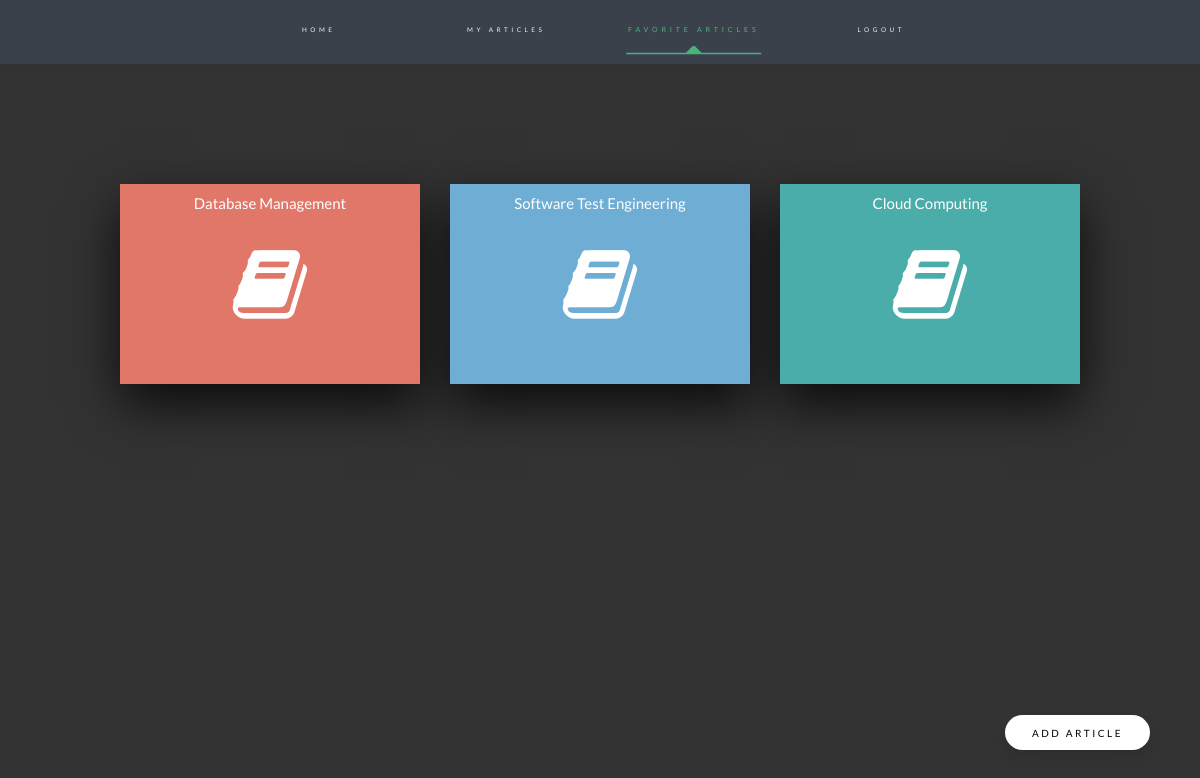
/favorite_articles.php (signed in), run on the app's committed database.
### tables this page shows
CREATE TABLE `article_table` (
  `id` int NOT NULL,
  `title` varchar(255) NOT NULL,
  `user_id` int NOT NULL,
  `content` varchar(10000) NOT NULL,
  `date` timestamp NULL DEFAULT CURRENT_TIMESTAMP
);

### favorite_articles.php (the view, shortened to what this page needs)
<?php
include('./conf.php');
?>
<!DOCTYPE html>
<html lang="en">
<head>
    <link href="https://stackpath.bootstrapcdn.com/font-awesome/4.7.0/css/font-awesome.min.css" rel="stylesheet"
>
    <link rel="stylesheet" href="style.css">
</head>
<body>
    <?php
$sql = "SELECT article_table.*, user_table.username
FROM article_table
JOIN favorites_table ON article_table.id = favorites_table.article_id
JOIN user_table ON article_table.user_id = user_table.id
WHERE favorites_table.user_id = {$_SESSION['user_id']}";
$article_result = mysqli_query($connect, $sql);
?>
<?php include('./header.php'); ?>
<div class="article-container">
<?php
  $num = mysqli_num_rows($article_result);
  if ($num > 0) {
    while ($row = mysqli_fetch_assoc($article_result)) { ?>
        <div class="card">
            <div class="face face1">
                <div class="content">
                    <div class="icon">
                        <i class="fa fa-book" aria-hidden="true"></i>
                        <h1>
                            <?php echo $row["title"]?>
                        </h1>
                    </div>
                </div>
            </div>
            <div class="face face2">
                <div class="content">
                    <h3>
                    </h3>
                    <p><strong>Writer:</strong>
                    </p>
                    <div class="wrap">
                        <a href="article_details.php?id=<?php echo $row["id"]?>"><button class="button">Read
                                More</button></a>
                    </div>
                </div>
            </div>
        </div>
        <?php
    }
  }
  ?>
    </div>
    <div class="add_article" style="position: fixed; right: 50px; bottom: 50px;">
        <div class="wrap">
            <a href="add_article.php"><button class="button" style="width: 145px;">Add Article</button></a>
          </div>
       </div>
</body>
</html>

### style.css (style rules this page uses)
html { height: 100%; }
body { height: 100%; font: 400 10px "Lato", sans-serif; text-align: center; margin: 0; background-color: #333; }
@media (max-device-width: 991px) { body { font-size: 0.4em; } }
.article-container { width: 80%; max-width: 1000px; position: relative; display: flex; flex-wrap: wrap; grid-gap: 30px; justify-content: center; align-items: center; margin: 0 auto; padding-top: 20px; }
.card { position: relative; border-radius: 10px; }
.card .icon { position: absolute; top: 0; left: 0; width: 100%; height: 100%; background: transparent; transition: 0.7s; z-index: 1; }
.card .icon h1 { max-width: 80%; max-height: 90%; overflow: hidden; margin: 10px auto; color: #ffffff; font: 400 15px "Lato", sans-serif; text-align: center; }
.card:nth-child(1) .icon { background: #e07768; }
.card:nth-child(2) .icon { background: #6eadd4; }
.card:nth-child(3) .icon { background: #4aada9; }
.card .icon .fa { position: absolute; top: 50%; left: 50%; transform: translate(-50%, -50%); font-size: 80px; transition: 0.7s; color: #fff; }
.card .face { width: 300px; height: 200px; transition: 0.5s; }
.card .face.face1 { position: relative; background: #333; display: flex; justify-content: center; align-items: center; z-index: 1; transform: translateY(100px); }
.card .face.face1 .content { opacity: 1; transition: 0.5s; }
.card .face.face1 .content i { max-width: 100px; }
.card .face.face2 { position: relative; background: #fff; display: flex; justify-content: center; align-items: center; padding: 20px; box-sizing: border-box; box-shadow: 0 20px 50px rgba(0, 0, 0, 0.8); transform: translateY(-100px); }
.card .face.face2 .content p { margin: 0; padding: 0; text-align: center; color: #414141; }
.card .face.face2 .content h3 { margin: 0 0 10px 0; padding: 0; color: #fff; font: 600 20px "Lato", sans-serif; text-align: center; color: #414141; }
a { text-decoration: none; color: #414141; }
.wrap { height: 100%; display: flex; align-items: center; justify-content: center; }
.button { width: 100px; height: 35px; font: 400 10px "Lato", sans-serif; text-transform: uppercase; letter-spacing: 2.5px; font-weight: 500; color: #000; background-color: #fff; border: none; border-radius: 45px; box-shadow: 0px 8px 15px rgba(0, 0, 0, 0.1); transition: all 0.3s ease 0s; cursor: pointer; outline: none; margin-top: 20px; }

### data on the page
article_table: title "Database Management"
article_table: title "Software Test Engineering"
article_table: title "Cloud Computing"
